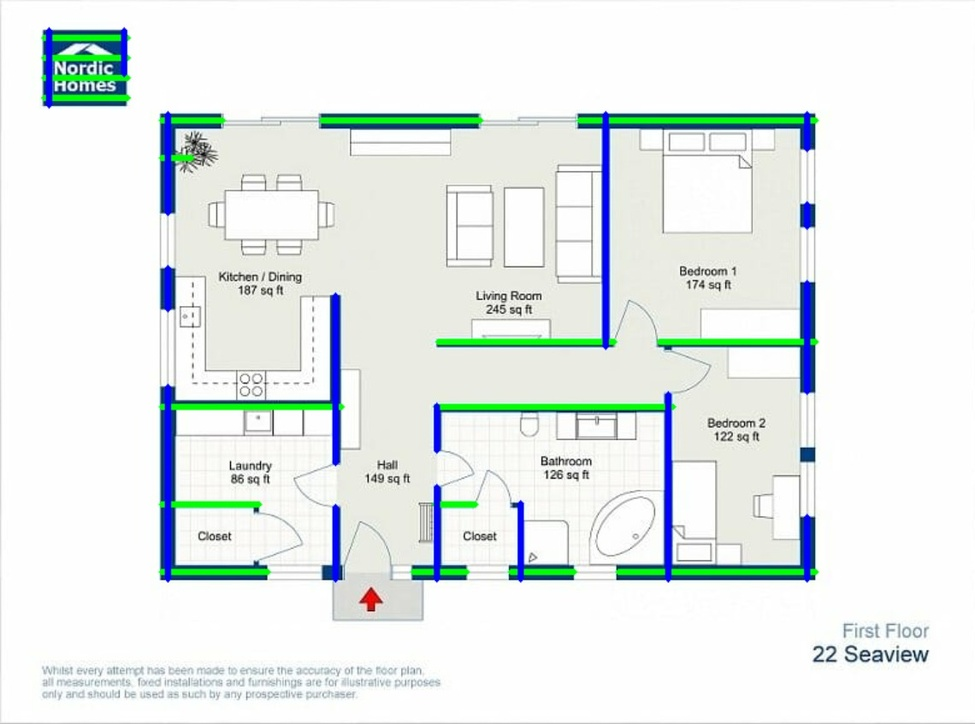
#> input picture ARCHNOVA-AI/storage/blueprints/07063cfe-13d6-4cc5-aff3-701d1520fa11.jpeg, 975 x 724 px, shrunk from 1140 x 847 before the run
$ python -i reconstruction.py   (imports and definitions only)
#> lines starting #> are read from the running program, lines starting #| are printed output that depends on the picture; after the words box and inside, x2 and y2 are one past the last pixel; in counts of white or black regions, pixels touching at a corner belong together

from pathlib import Path
import cv2
import numpy as np
import fitz


def blueprint_to_image(file_path: str) -> np.ndarray:
    """Convert PDF or image blueprint into a grayscale image."""

    path = Path(file_path)

    if path.suffix.lower() == ".pdf":
        document = fitz.open(path)
        page = document[0]
        pix = page.get_pixmap(matrix=fitz.Matrix(3, 3), alpha=False)
        image = np.frombuffer(pix.samples, dtype=np.uint8)
        image = image.reshape(pix.height, pix.width, pix.n)
        image = cv2.cvtColor(image, cv2.COLOR_RGB2GRAY)
        document.close()
        return image

    image = cv2.imread(str(path), cv2.IMREAD_GRAYSCALE)
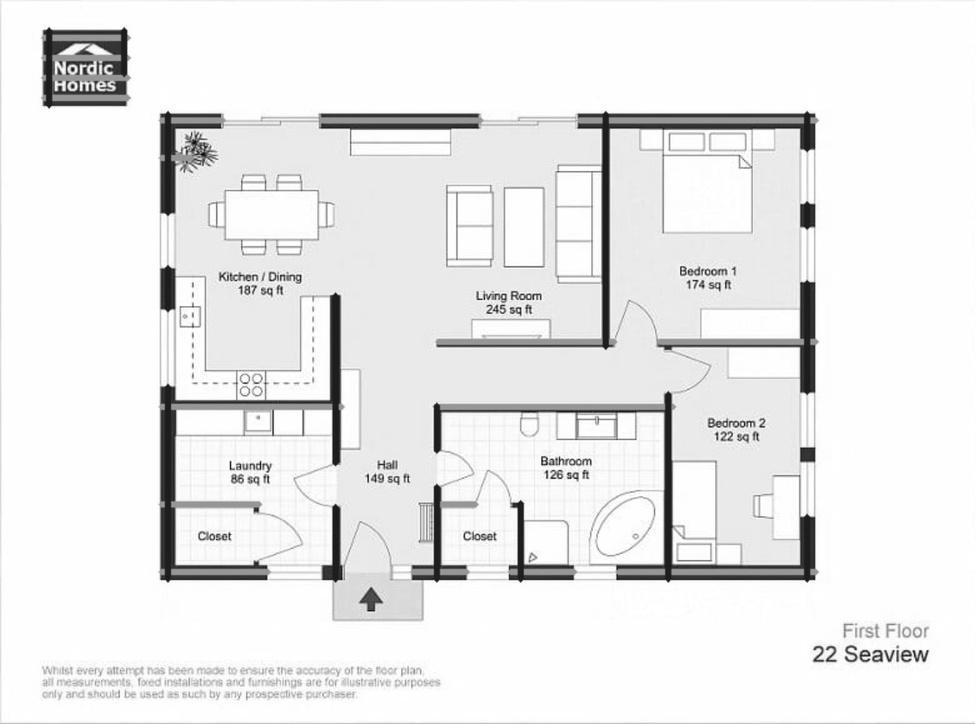
#> image: shape (724, 975); min 1, max 255, mean 235.1

    if image is None:
        raise ValueError("Unable to read blueprint")

    return image


def detect_walls(image: np.ndarray):
    """Detect wall-like lines using image processing."""

    blurred = cv2.GaussianBlur(image, (3, 3), 0)

    binary = cv2.adaptiveThreshold(
        blurred,
        255,
        cv2.ADAPTIVE_THRESH_GAUSSIAN_C,
        cv2.THRESH_BINARY_INV,
        31,
        10
    )
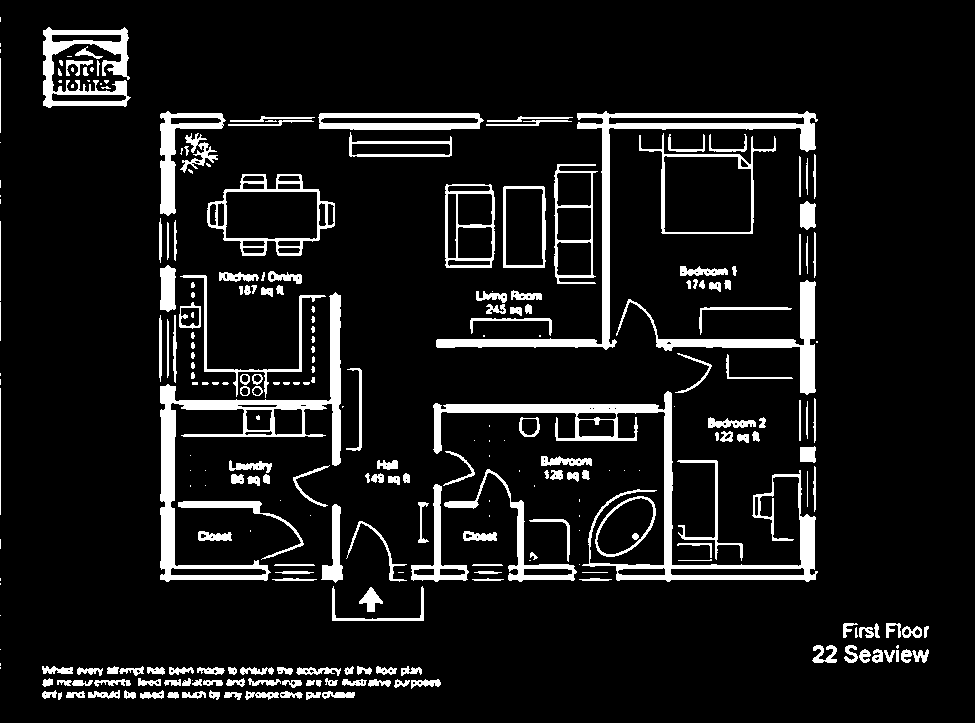
#> binary: shape (724, 975); 9.5% white; 282 white regions (76 under 20 px), largest, box (x1, y1, x2, y2) and area: (433, 391, 818, 582) 7990, (160, 292, 341, 582) 7338, (436, 111, 818, 350) 6095

    horizontal_kernel = cv2.getStructuringElement(
        cv2.MORPH_RECT, (25, 1)
    )

    vertical_kernel = cv2.getStructuringElement(
        cv2.MORPH_RECT, (1, 25)
    )

    horizontal = cv2.morphologyEx(
        binary, cv2.MORPH_OPEN, horizontal_kernel
    )
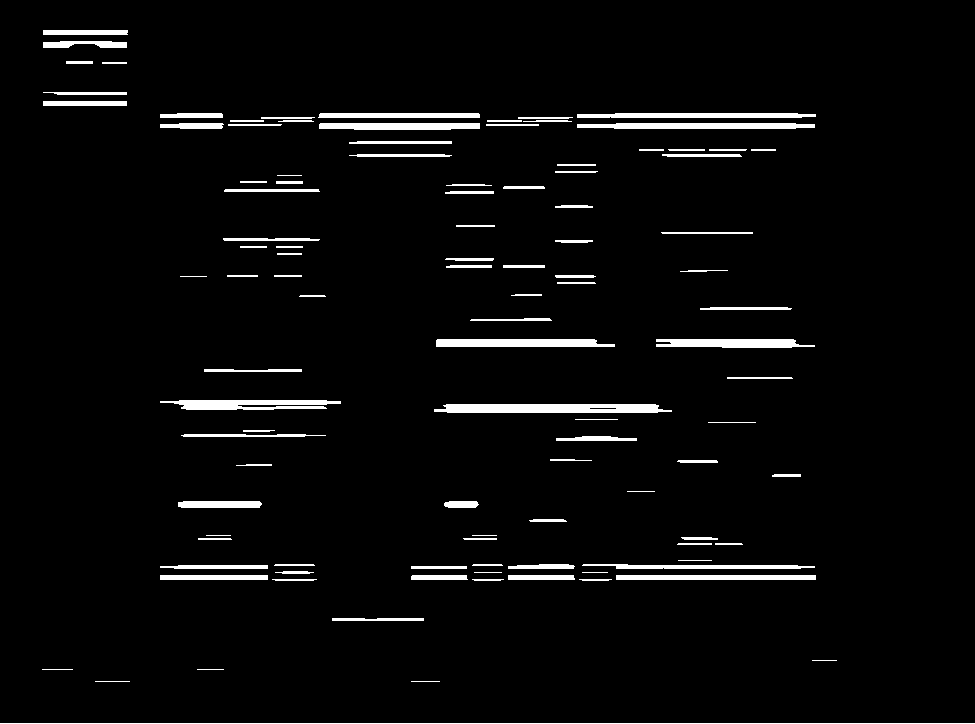
#> horizontal: shape (724, 975); 3.7% white; 107 white regions, largest, box (x1, y1, x2, y2) and area: (434, 404, 672, 413) 1955, (160, 400, 341, 410) 1359, (436, 339, 615, 347) 1338

    vertical = cv2.morphologyEx(
        binary, cv2.MORPH_OPEN, vertical_kernel
    )
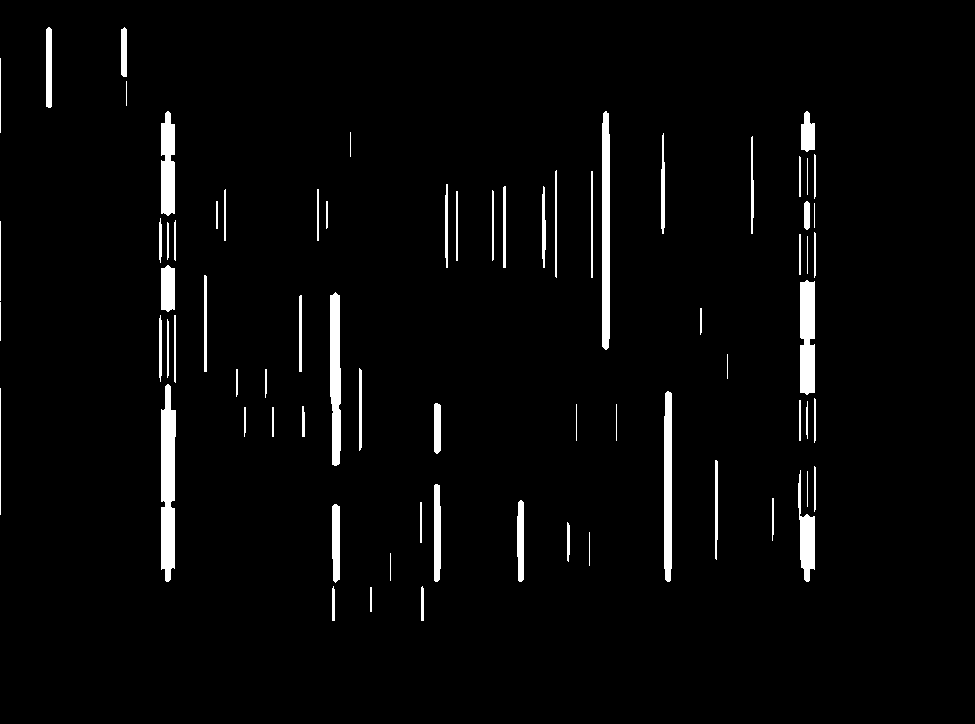
#> vertical: shape (724, 975); 3.1% white; 74 white regions, largest, box (x1, y1, x2, y2) and area: (161, 384, 176, 582) 2431, (602, 111, 610, 350) 1850, (330, 292, 341, 466) 1653

    walls = cv2.bitwise_or(horizontal, vertical)
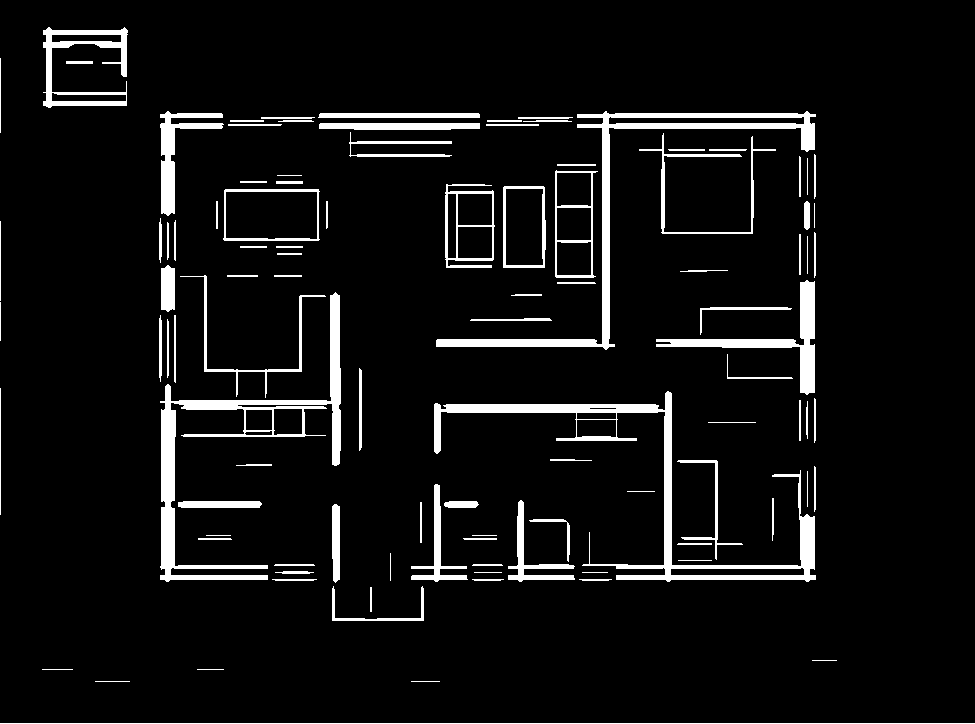
#> walls: shape (724, 975); 6.6% white; 104 white regions

    return walls


def reconstruct_blueprint(file_path: str):
    """Create a first-pass reconstruction geometry."""

    image = blueprint_to_image(file_path)
    walls = detect_walls(image)

    contours, _ = cv2.findContours(
        walls,
        cv2.RETR_EXTERNAL,
        cv2.CHAIN_APPROX_SIMPLE
    )
#> contours = 104 contours, 24 with area under 20; largest, box (x1, y1, x2, y2) and area: (434, 391, 816, 582) 7669, (160, 292, 341, 582) 7221, (436, 111, 816, 350) 6223, (223, 189, 320, 241) 4798, (555, 170, 598, 278) 3930

    wall_geometry = []

    for contour in contours:
        x, y, width, height = cv2.boundingRect(contour)

        if width < 10 and height < 10:
            continue

        wall_geometry.append({
            "x": int(x),
            "y": int(y),
            "width": int(width),
            "height": int(height),
            "wall_height": 3.0
        })
#> this loop made 104 passes
#> (x, y, width, height) on passes 8, 9, 10, 11, 14, 24, 25, 27, 28, 29, 30, 32: (332, 586, 92, 35), (579, 579, 33, 2), (472, 579, 32, 2), (272, 579, 45, 2), (275, 571, 39, 3), (529, 519, 41, 43), (332, 504, 8, 79), (444, 501, 35, 7), (178, 501, 84, 7), (508, 500, 67, 82), (772, 498, 2, 43), (411, 484, 57, 98)
#> (contour, x, y, width, height) on passes 1 to 6: ([[0, 723], [974, 723]], 0, 723, 975, 1), ([[411, 681], [439, 681]], 411, 681, 29, 1), ([[95, 681], [129, 681]], 95, 681, 35, 1), ([[197, 669], [223, 669]], 197, 669, 27, 1), ([[42, 669], [72, 669]], 42, 669, 31, 1), ([[812, 660], [836, 660]], 812, 660, 25, 1)
#> after the loop, wall_geometry = 104 items

    return {
        "image_width": int(image.shape[1]),
        "image_height": int(image.shape[0]),
        "wall_count": len(wall_geometry),
        "walls": wall_geometry
    }

>>> result = reconstruct_blueprint('../storage/blueprints/07063cfe-13d6-4cc5-aff3-701d1520fa11.jpeg')
#> result = 4 items
